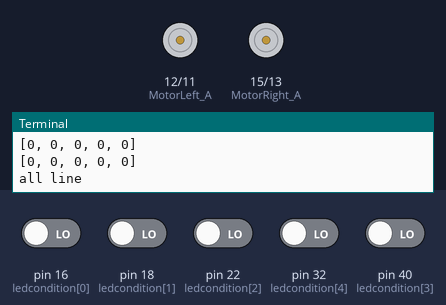
A program run on a simulated Raspberry Pi (header pin numbers). Shown: motor-driver pin pairs drawn as motors (green arrow = first pin HIGH = forward, orange = second pin HIGH = backward, longer = more drive, scaled by the enable pin), the last lines printed to the terminal. The inputs (shaded band) are chosen by the test bench; at power-on: pin 16 (ledcondition[0]), pin 18 (ledcondition[1]), pin 22 (ledcondition[2]), pin 32 (ledcondition[4]), pin 40 (ledcondition[3]) LOW.

Above: at 1.2 s.
1.3 s: pin 16 (ledcondition[0]) driven HIGH
At 1.6 s:
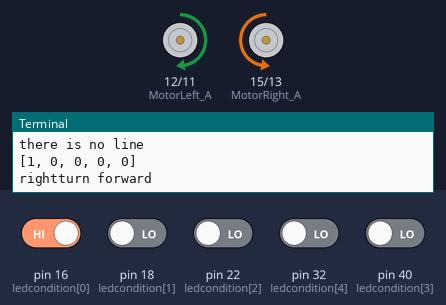
5.9 s: pin 32 (ledcondition[4]) driven HIGH
At 7.0 s:
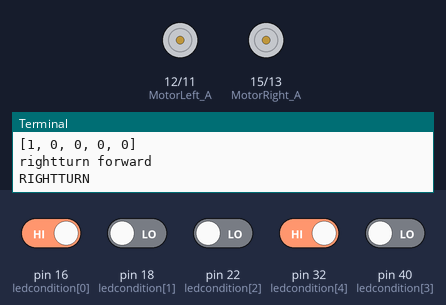
10.5 s: pin 18 (ledcondition[1]) driven HIGH
At 12.0 s:
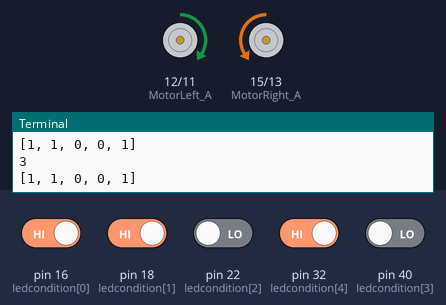
13.2 s: pin 18 (ledcondition[1]) driven LOW
At 13.6 s:
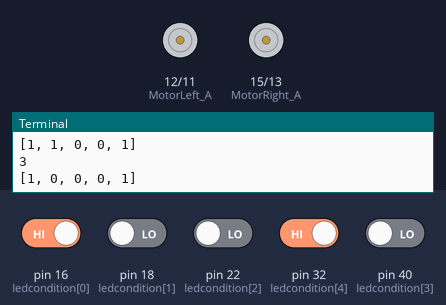
Timing chart, 0 to 18.8 s (numbered marks = the images above; inputs shaded):
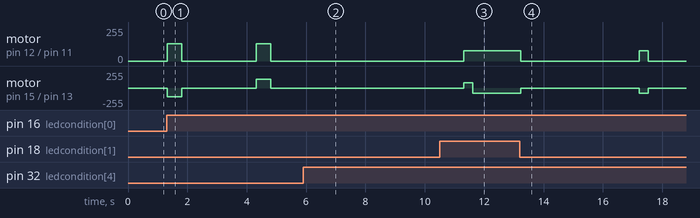

The program:

project.py
```python
######################################################################
### Date: 2017/10/5
### file name: project3_student.py
### Purpose: this code has been generated for the three-wheeled moving
###         object to perform the project3 with ultra sensor
###         swing turn, and point turn
### this code is used for the student only
######################################################################

# =======================================================================
# import GPIO library and time module
# =======================================================================
import RPi.GPIO as GPIO
from time import sleep

# =======================================================================
#  set GPIO warnings as false
# =======================================================================
GPIO.setwarnings(False)

# =======================================================================
# import TurnModule() method
# =======================================================================
from TurnModule import *
from trackingModule import gettracking

# =======================================================================
# rightPointTurn() and leftPointTurn() in TurnModule module
# =======================================================================
# student assignment (1)
# student assignment (2)


# =======================================================================
# import go_forward_any(), go_backward_any(), stop(), LeftPwm(),
# RightPwm(), pwm_setup(), and pwm_low() methods in the module of go_any
# =======================================================================
from go_any import *
from condition2 import *

# implement rightmotor(x)  # student assignment (3)
# implement go_forward_any(speed): # student assignment (4)
# implement go_backward_any(speed): # student assignment (5)
# implement go_forward(speed, running_time)  # student assignment (6)
# implement go_backward(speed, running_time)  # student assignment (7)

# =======================================================================
# setup and initilaize the left motor and right motor
# =======================================================================
pwm_setup()

# =======================================================================
#  define your variables and find out each value of variables
#  to perform the project3 with ultra sensor
#  and swing turn
# =======================================================================
leftSwingTurn(1,0.01)
con = 0
print('motorInitialize')
try:
    while True:
        # ultra sensor replies the distance back
        ledcondition = gettracking()
        print(ledcondition)
	if ledcondition == sibl:
	    stop()
	    sleep(2)
	    print('its sibal situation')
	    stop()
	    sleep(2)
	    #go_forward(15,0.1)
        if ledcondition in forward:
            go_forward(30,0.3)
            print(1)
        elif ledcondition in sp1:
            curveturn(20,50,0.1)
            print(2)
	elif ledcondition in sp12:
	    curveturn(20,50,0.1)
        elif ledcondition in sp2:
            curveturn(50,20,0.1)
            print(3)
	elif ledcondition in sp21:
	    curveturn(50,20,0.1)
	elif ledcondition in leftturn:
	    go_forward(50,0.5)
	    con =1


        if ledcondition in rightturn:
            print("rightturn forward")
            go_forward(50,0.5)
            stop()
            print("RIGHTTURN")
            stop()
            sleep(1)
            right_point_turn(40,0.5)
            stop()
            sleep(1)
            con =0

        if ledcondition in allline:
	    con =0
	    stop()
            print(ledcondition)
            print('all line')
	    sleep(0.5)
	    RightSwingTurn(50,0.3)
	    stop()
            sleep(0.5)
            if ledcondition in everyline:
		print(ledcondition)
	        print("right condition please right turn")
                right_point_turn(40,1)
	    else:
		print("there is no line")
		con = 0


        if ledcondition in noline:
            if con == 0:
                print("no line")
                right_point_turn(40,0.15)
                stop()
                sleep(0.1)
            elif con ==1:
                print("no line 2 ")
                left_point_turn(40,0.15)
                stop()
                sleep(0.1)
        # when the Ctrl+C key has been pressed,
        # the moving object will be stopped

except KeyboardInterrupt:
    pwm_low()
```

TurnModule.py
```python
######################################################################
### Date: 2017/10/5
### file name: TurnModule.py
### Purpose: this code has been generated for the three-wheeled moving
###         object to perform swing turn and point turn
### this code is used for the student only
######################################################################

# import GPIO librery
import RPi.GPIO as GPIO
import time

# set up GPIO mode as BOARD
GPIO.setmode(GPIO.BOARD)

# set GPIO warnings as flase
GPIO.setwarnings(False)

# =======================================================================
# REVERSE function to control the direction of motor in reverse
def REVERSE(x):
   if x == True:
      return False
   elif x == False:
      return True
# =======================================================================

# =======================================================================
# Set the motor's true / false value to go forward.
forward0 = True
forward1 = False
# =======================================================================

# =======================================================================
#Set the motor's true / false value to go opposite.
backward0 = REVERSE(forward0)
backward1 = REVERSE(forward1)
# =======================================================================

# =======================================================================
# declare the pins of 12, 11, 35 in the Rapberry Pi
# as the left motor control pins in order to control left motor
# left motor needs three pins to be controlled
# =======================================================================
MotorLeft_A = 12
MotorLeft_B = 11
MotorLeft_PWM = 35

# =======================================================================
# declare the pins of 15, 13, 37 in the Rapberry Pi
# as the right motor control pins in order to control right motor
# right motor needs three pins to be controlled
# =======================================================================
MotorRight_A = 15
MotorRight_B = 13
MotorRight_PWM = 37

# ===========================================================================
# Control the DC motor to make it rotate clockwise, so the car will
# move forward.
# if you have different direction, you need to change HIGH to LOW
# or LOW to HIGH,in MotorLeft_A
# and LOW to HIGH or HIGH to LOW in MotorLeft_B
# if you have different direction, you need to change HIGH to LOW
# or LOW to HIGH in MotorLeft_A
# and LOW to HIGH or HIGH to LOW in MotorLeft_B
# ===========================================================================

def leftmotor(x):
   if x == True:
      GPIO.output(MotorLeft_A, GPIO.HIGH)
      GPIO.output(MotorLeft_B, GPIO.LOW)
   elif x == False:
      GPIO.output(MotorLeft_A, GPIO.LOW)
      GPIO.output(MotorLeft_B, GPIO.HIGH)
   else:
      print 'Config Error'

def rightmotor(x):
   if x == True:
      GPIO.output(MotorRight_A, GPIO.LOW)
      GPIO.output(MotorRight_B, GPIO.HIGH)
   elif x == False:
      GPIO.output(MotorRight_A, GPIO.HIGH)
      GPIO.output(MotorRight_B, GPIO.LOW)

# =======================================================================
# because the connetions between motors (left motor) and Rapberry Pi has been
# established, the GPIO pins of Rapberry Pi
# such as MotorLeft_A, MotorLeft_B, and MotorLeft_PWM
# should be clearly declared whether their roles of pins
# are output pin or input pin
# =======================================================================

GPIO.setup(MotorLeft_A,GPIO.OUT)
GPIO.setup(MotorLeft_B,GPIO.OUT)
GPIO.setup(MotorLeft_PWM,GPIO.OUT)

# =======================================================================
# because the connetions between motors (right motor) and Rapberry Pi has been
# established, the GPIO pins of Rapberry Pi
# such as MotorLeft_A, MotorLeft_B, and MotorLeft_PWM
# should be clearly declared whether their roles of pins
# are output pin or input pin
# =======================================================================

GPIO.setup(MotorRight_A,GPIO.OUT)
GPIO.setup(MotorRight_B,GPIO.OUT)
GPIO.setup(MotorRight_PWM,GPIO.OUT)

# =======================================================================
# create left pwm object to control the speed of left motor
# =======================================================================
LeftPwm=GPIO.PWM(MotorLeft_PWM,100)

# =======================================================================
# create right pwm object to control the speed of right motor
# =======================================================================
RightPwm=GPIO.PWM(MotorRight_PWM,100)

# =======================================================================
# perform right swing turn of 90 degree
# =======================================================================
def RightSwingTurn(speed, running_time):
    # set the left motor to go fowrard
    leftmotor(forward0)
    #leftmotor(forward1)

    # set the left motor pwm to be ready to go forward
    GPIO.output(MotorLeft_PWM,GPIO.HIGH)

    # set the right motor pwm to be ready to stop
    # Turn Off Right PWM
    GPIO.output(MotorRight_PWM,GPIO.LOW)
    # set the speed of the left motor to go fowrard
    LeftPwm.ChangeDutyCycle(speed)
    # set the speed of the right motor to stop
    RightPwm.ChangeDutyCycle(0)
    # set the running time of the left motor to go fowrard
    time.sleep(running_time)

# =======================================================================
# perform left swing turn of 90 degree
# =======================================================================
def leftSwingTurn(speed, running_time):

    # set the left motor pwm to be ready to stop
    # Turn Off Left PWM
    GPIO.output(MotorLeft_PWM,GPIO.LOW)

    # set the right motor to go fowrard
    rightmotor(forward0)

    # set the right motor pwm to be ready to go forward
    GPIO.output(MotorRight_PWM,GPIO.HIGH)

    # set the speed of the left motor to stop
    LeftPwm.ChangeDutyCycle(0)
    # set the speed of the right motor to go fowrard
    RightPwm.ChangeDutyCycle(speed)
    # set the running time of the right motor to go fowrard
    time.sleep(running_time)


# =======================================================================
# perform right point turn of 90 degree  # student assignment (1)
# ======================================================================

def right_point_turn(speed, running_time):  # student assignment (1)
# set the left motor to go fowrard
   leftmotor(forward0)
    #leftmotor(forward1)

    # set the left motor pwm to be ready to go forward
   GPIO.output(MotorLeft_PWM,GPIO.HIGH)

    # set the right motor pwm to be ready to stop
   rightmotor(backward0)
    # Turn Off Right PWM
   GPIO.output(MotorRight_PWM,GPIO.HIGH)
    # set the speed of the left motor to go fowrard
   LeftPwm.ChangeDutyCycle(speed)
    # set the speed of the right motor to stop
   RightPwm.ChangeDutyCycle(speed)
    # set the running time of the left motor to go fowrard
   time.sleep(running_time)

#=======================================================================
# perform left point turn of 90 degree   # student assignment (2)
# ======================================================================

def left_point_turn(speed, running_time):  # student assignment (2)
# set the left motor to go fowrard
   leftmotor(backward0)
    #leftmotor(forward1)

    # set the left motor pwm to be ready to go forward
   GPIO.output(MotorLeft_PWM,GPIO.HIGH)

    # set the right motor pwm to be ready to stop
   rightmotor(forward0)
    # Turn Off Right PWM
   GPIO.output(MotorRight_PWM,GPIO.HIGH)
    # set the speed of the left motor to go fowrard
   LeftPwm.ChangeDutyCycle(speed)
    # set the speed of the right motor to stop
   RightPwm.ChangeDutyCycle(speed)
    # set the running time of the left motor to go fowrard
   time.sleep(running_time)
def curveturn(leftspeed, rightspeed, running):
   leftmotor(forward0)
   GPIO.output(MotorLeft_PWM,GPIO.HIGH)

   rightmotor(forward0)
   GPIO.output(MotorRight_PWM,GPIO.HIGH)

   LeftPwm.ChangeDutyCycle(leftspeed)
   RightPwm.ChangeDutyCycle(rightspeed)

   time.sleep(running)
```

trackingModule.py
```python
#########################################################################
### Date: 2017/10/13
### file name: trackingModule.py
### Purpose: this code has been generated for the five-way tracking sensor
###         to perform the decision of direction
###
#########################################################################

# =======================================================================
# import GPIO library and time module
# =======================================================================
import RPi.GPIO as GPIO
import time
def gettracking():
# =======================================================================
#  set GPIO warnings as false
# =======================================================================
    GPIO.setwarnings(False)

# =======================================================================
# set up GPIO mode as BOARD
# =======================================================================
    GPIO.setmode(GPIO.BOARD)


# =======================================================================
# declare the pins of 16, 18, 22, 40, 32 in the Rapberry Pi
# as the control pins of 5-way trackinmg sensor in order to
# control direction
#
#  leftmostled    leftlessled     centerled     rightlessled     rightmostled
#       16            18              22             40              32
#
# led turns on (1) : trackinmg sensor led detects white playground
# led turns off(0) : trackinmg sensor led detects black line

# leftmostled off : it means that moving object finds black line
#                   at the position of leftmostled
#                   black line locates below the leftmostled of the moving object
#
# leftlessled off : it means that moving object finds black line
#                   at the position of leftlessled
#                   black line locates below the leftlessled of the moving object
#
# centerled off : it means that moving object finds black line
#                   at the position of centerled
#                   black line locates below the centerled of the moving object
#
# rightlessled off : it means that moving object finds black line
#                   at the position of rightlessled
#                   black line locates below the rightlessled  of the moving object
#
# rightmostled off : it means that moving object finds black line
#                   at the position of rightmostled
#                   black line locates below the rightmostled of the moving object
# =======================================================================

    leftmostled=16
    leftlessled=18
    centerled=22
    rightlessled=40
    rightmostled=32


# =======================================================================
# because the connetions between 5-way tracking sensor and Rapberry Pi has been
# established, the GPIO pins of Rapberry Pi
# such as leftmostled, leftlessled, centerled, rightlessled, and rightmostled
# should be clearly declared whether their roles of pins
# are output pin or input pin
# since the 5-way tracking sensor data has been detected and
# used as the input data, leftmostled, leftlessled, centerled, rightlessled, and rightmostled
# should be clearly declared as input
#
# =======================================================================

    GPIO.setup(leftmostled, GPIO.IN)
    GPIO.setup(leftlessled, GPIO.IN)
    GPIO.setup(centerled,   GPIO.IN)
    GPIO.setup(rightlessled, GPIO.IN)
    GPIO.setup(rightmostled, GPIO.IN)


# =======================================================================
# GPIO.input(leftmostled) method gives the data obtained from leftmostled
# leftmostled returns (1) : leftmostled detects white playground
# leftmostled returns (0) : leftmostled detects black line
#
#
# GPIO.input(leftlessled) method gives the data obtained from leftlessled
# leftlessled returns (1) : leftlessled detects white playground
# leftlessled returns (0) : leftlessled detects black line
#
# GPIO.input(centerled) method gives the data obtained from centerled
# centerled returns (1) : centerled detects white playground
# centerled returns (0) : centerled detects black line
#
# GPIO.input(rightlessled) method gives the data obtained from rightlessled
# rightlessled returns (1) : rightlessled detects white playground
# rightlessled returns (0) : rightlessled detects black line
#
# GPIO.input(rightmostled) method gives the data obtained from rightmostled
# rightmostled returns (1) : rightmostled detects white playground
# rightmostled returns (0) : rightmostled detects black line
#
# =======================================================================


    try:
            ledcondition = [GPIO.input(leftmostled),
                            GPIO.input(leftlessled),
                            GPIO.input(centerled),
                            GPIO.input(rightlessled),
                            GPIO.input(rightmostled),
                            ]
            return ledcondition
            time.sleep(0.02)

    except KeyboardInterrupt:
        GPIO.cleanup()
```

condition2.py
```python
forward= [
    [1,1,0,1,1],
    [1,0,0,0,1],
    #[1,1,0,0,1],
]
###
rightturn = [
    [1,1,0,0,0],
    #[1,0,0,0,0],
    [1,0,0,0,0],
]
###
noline = [
    [1,1,1,1,1],
    [1,1,1,1,0],
    [0,1,1,1,1],

]

allline = [
    [0,0,0,0,0],
    #[1,0,0,0,0],
    #[0,0,0,0,1],
]

leftturn = [
    [0,0,0,1,1],
    [0,0,1,1,1],
    [0,0,0,0,1],
]

leftturn2 = [0,0,0,0,1]

sp1 = [
	[1,0,0,1,1],
	[1,0,1,1,1],
    ]
sp12 = [
    [0,0,1,1,1],
]

sp2 = [
    [1,1,0,0,1],
    [1,1,1,0,1],
    ]
sp21 = [
    [1,1,1,0,0],
]

everyline = [
	[1,1,0,1,1],
	[1,0,0,0,1],
	[1,0,0,1,1],
	[1,1,0,0,1],
	[1,1,1,0,0],
	[0,0,1,1,1],
	[1,1,1,0,1],
	[1,0,1,1,1],
]

sibl = [1,0,0,0,1]
```

Source omitted: go_any.py (8067 bytes)

Measured:
- after the input at 1.3 s, motor on pin 12 (MotorLeft_A) / pin 11 (MotorLeft_B): alternates forward 128/255 for 0.50 s and stopped for 2.5 s, starting at once; motor on pin 15 (MotorRight_A) / pin 13 (MotorRight_B): stopped → backward 128/255 at once, → stopped 0.50 s later, → forward 128/255 2.5 s later, → stopped 0.50 s later
- after the input at 5.9 s, motor on pin 12 (MotorLeft_A) / pin 11 (MotorLeft_B), motor on pin 15 (MotorRight_A) / pin 13 (MotorRight_B): stays stopped (without the input it goes to forward 128/255 after 1.4 s)
- after the input at 10.5 s, motor on pin 12 (MotorLeft_A) / pin 11 (MotorLeft_B): goes on until 11.3 s, then stays forward 77/255
- after the input at 13.2 s, motor on pin 12 (MotorLeft_A) / pin 11 (MotorLeft_B): forward 77/255 → stopped at once, → forward 77/255 4.0 s later, → stopped 0.30 s later; motor on pin 15 (MotorRight_A) / pin 13 (MotorRight_B): backward 77/255 → stopped at once, → backward 77/255 4.0 s later, → stopped 0.30 s later
